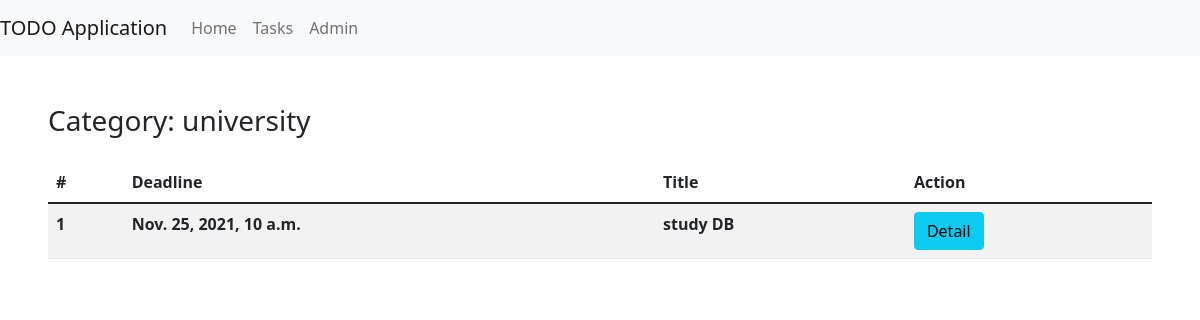
Screenshot of /categories/2/ with the database file from the repository.
### todo/models.py (models this page shows, shortened)
class Category(models.Model):
    name = models.CharField(max_length=30)

class Task(models.Model):
    PRIORITY_CHOICES = [(3,"Low"), (2,"Medium"), (1,"High")]
    category = models.ForeignKey(Category, on_delete=models.CASCADE)
    title = models.CharField(max_length=30)
    description = models.TextField()
    priority = models.IntegerField(choices=PRIORITY_CHOICES)
    schedule = models.DateTimeField()

### todo/views.py (the view)
# urls.py: path('categories/<int:pk>/', CategoryDetailView.as_view(), name='category_detail'),
class CategoryDetailView(DetailView):
    model = Category
    def get_context_data(self, **kwargs):
        context = super().get_context_data(**kwargs)
        context["tasks"] = Task.objects.filter(category=context["category"])
        return context

### templates/todo/category_detail.html
{% extends 'base.html' %}
{% block navbar %}
    <li class="nav-item">
        <a class="nav-link" href={% url 'index' %}>Home</a>
    </li>
    <li class="nav-item">
        <a class="nav-link" href={% url 'tasks' %}>Tasks</a>
    </li>
    <li class="nav-item">
        <a class="nav-link" href={% url 'admin:index' %}>Admin</a>
    </li>
{% endblock navbar %}
{% block content %}
<h3>Category: {{category.name}}</h3>
<table class="table table-striped mt-4">
    <thead>
        <tr>
            <th scope="col">#</th>
            <th scope="col">Deadline</th>
            <th scope="col">Title</th>
            <th scope="col">Action</th>
        </tr>
    </thead>
    <tbody>
        {% for task in tasks %}
        <tr>
            <th scope="row">{{forloop.counter}}</th>
            <th >{{task.schedule}}</th>
            <th >{{task.title}}</th>
            <th>
                <a href="{% url 'task_detail' task.pk %}" class="btn btn-info">Detail</a>
            </th>
        </tr>
        {% endfor %}
    </tbody>
</table>
{% endblock content %}

### rows the page displays
Category: name "university"
Task: schedule "Nov. 25, 2021, 10 a.m.", title "study DB"
